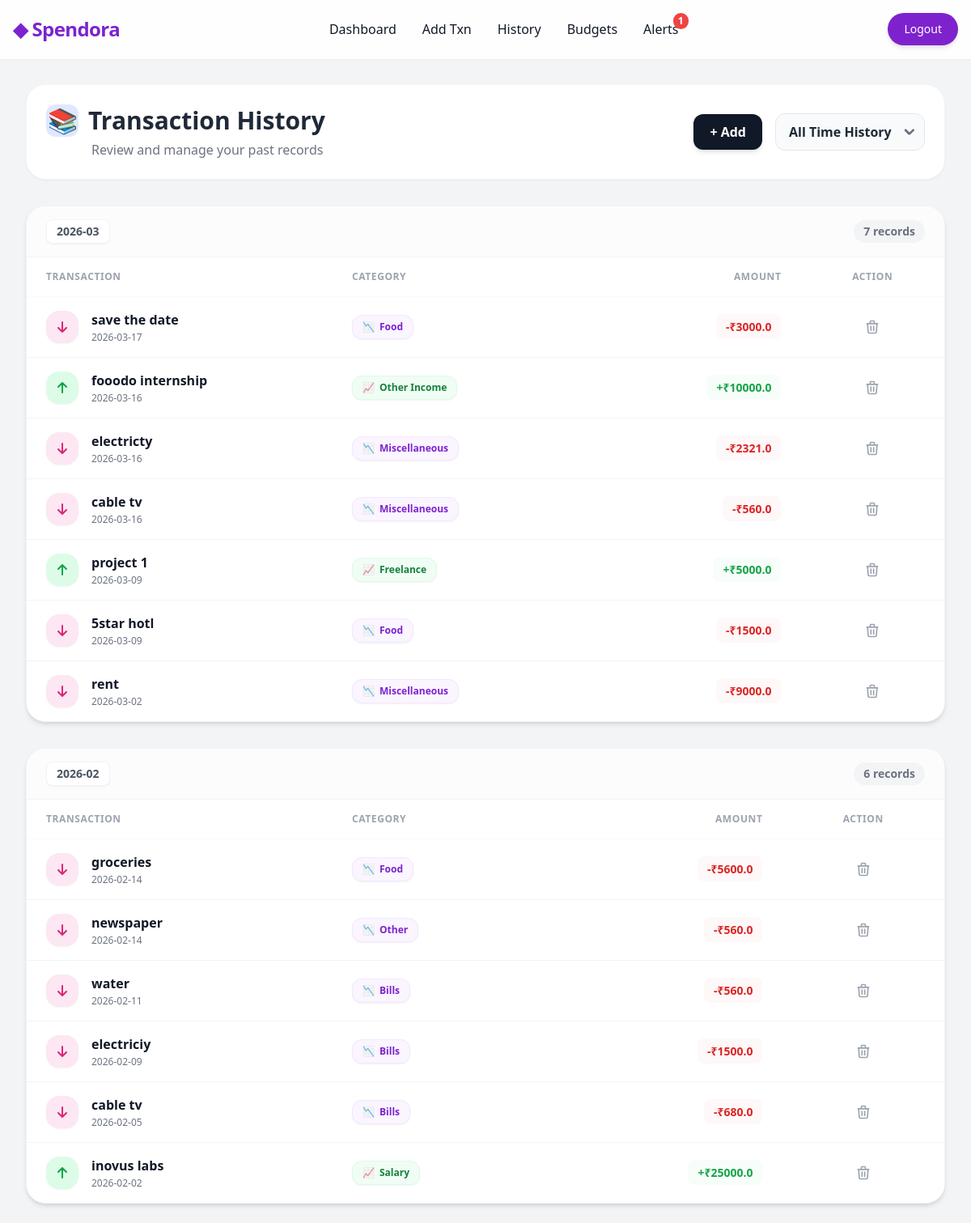
The page /transactions/history (signed in) on the database its author committed.
### tables this page shows
CREATE TABLE transactions (
        id INTEGER PRIMARY KEY AUTOINCREMENT,
        user_id INTEGER NOT NULL,
        amount REAL NOT NULL,
        description TEXT,
        category TEXT,
        date DATE NOT NULL,
        is_auto_tagged INTEGER DEFAULT 0,
        created_at TIMESTAMP DEFAULT CURRENT_TIMESTAMP,
        FOREIGN KEY (user_id) REFERENCES users(id)
    );

### routes/transaction_routes.py (the view)
@transaction_bp.route('/transactions/history')
def history():
    if 'user_id' not in session:
        return redirect(url_for('auth.login'))
    user_id = session['user_id']
    selected_month = request.args.get('month', None)
    transactions_by_month = get_transactions_by_month(user_id, selected_month)
    all_months = get_all_transaction_months(user_id)
    monthly_expenses = get_expense_by_month_and_category(user_id, selected_month)
    monthly_summary = None
    if selected_month:
        monthly_summary = get_monthly_summary(user_id, selected_month)
    return render_template(
        'history.html',
        transactions_by_month=transactions_by_month,
        monthly_expenses=monthly_expenses,
        all_months=all_months,
        selected_month=selected_month,
        monthly_summary=monthly_summary
    )

### models/transaction_model.py (called while the page is built)
def get_db_connection():
    conn = sqlite3.connect(DATABASE_PATH)
    conn.row_factory = sqlite3.Row
    return conn

def get_all_transaction_months(user_id):
    conn = get_db_connection()
    rows = conn.execute("""
        SELECT DISTINCT strftime('%Y-%m', date) as month
        FROM transactions
        WHERE user_id = ?
        ORDER BY month DESC
    """, (user_id,)).fetchall()
    conn.close()
    return [row["month"] for row in rows]

def get_transactions_by_month(user_id, month=None):
    from collections import OrderedDict
    conn = get_db_connection()
    if month:
        rows = conn.execute("""
            SELECT * FROM transactions
            WHERE user_id = ? AND strftime('%Y-%m', date) = ?
            ORDER BY date DESC
        """, (user_id, month)).fetchall()
    else:
        rows = conn.execute("""
            SELECT * FROM transactions
            WHERE user_id = ?
            ORDER BY date DESC
        """, (user_id,)).fetchall()
    conn.close()
    grouped = OrderedDict()
    for row in rows:
        row_month = row['date'][:7]  # Assuming format YYYY-MM-DD
        if row_month not in grouped:
            grouped[row_month] = []
        grouped[row_month].append(dict(row))
    return grouped

### templates/transactions/history.html (shortened to what this page needs)
{% extends "base.html" %}
{% block content %}
<div class="py-6 space-y-8">
    <div class="flex flex-col md:flex-row justify-between items-center bg-white p-6 rounded-3xl shadow-sm border border-gray-100 gap-4">
        <div>
            <h1 class="text-3xl font-black text-gray-800 flex items-center">
                <span class="bg-indigo-100 text-indigo-600 p-2 rounded-xl mr-3 h-10 w-10 flex items-center justify-center">📚</span>
                Transaction History
            </h1>
            <p class="text-gray-500 font-medium mt-1 md:ml-14">Review and manage your past records</p>
        </div>
        <div class="flex items-center gap-4 w-full md:w-auto">
            <a href="{{ url_for('transaction.add_transaction_route') }}" class="hidden md:flex bg-gray-900 text-white font-bold py-2.5 px-5 rounded-xl hover:bg-gray-800 transition-colors shadow-md items-center">
                <span>+ Add</span>
            </a>
            <form method="GET" class="w-full md:w-auto relative">
                <select name="month" class="w-full appearance-none bg-gray-50 border border-gray-200 text-gray-800 font-semibold rounded-xl pl-4 pr-10 py-2.5 focus:ring-2 focus:ring-purple-500 focus:border-purple-500 outline-none cursor-pointer" onchange="this.form.submit();">
                    <option value="">All Time History</option>
                </select>
                <div class="pointer-events-none absolute inset-y-0 right-0 flex items-center px-3 text-gray-500">
                </div>
            </form>
        </div>
    </div>
    <div class="space-y-8">
        {% if transactions_by_month %}
            {% for month, txns in transactions_by_month.items() %}
            <div class="bg-white rounded-3xl shadow-md border border-gray-100 overflow-hidden">
                <div class="px-6 py-4 bg-gray-50/50 border-b border-gray-100 flex items-center justify-between">
                    <h3 class="text-xl font-bold text-gray-800 flex items-center">
                        <span class="bg-white text-gray-600 shadow-sm border border-gray-100 px-3 py-1 rounded-lg mr-3 text-sm">{{ month }}</span>
                    </h3>
                    <span class="text-sm font-semibold text-gray-500 bg-gray-100 px-3 py-1 rounded-full">{{ txns|length }} records</span>
                </div>
                <div class="overflow-x-auto">
                    <table class="w-full text-sm text-left text-gray-600 min-w-[600px]">
                        <thead class="text-xs text-gray-400 uppercase bg-white border-b border-gray-50">
                            <tr>
                                <th scope="col" class="px-6 py-4 font-semibold tracking-wider w-1/3">Transaction</th>
                                <th scope="col" class="px-6 py-4 font-semibold tracking-wider">Category</th>
                                <th scope="col" class="px-6 py-4 font-semibold tracking-wider text-right">Amount</th>
                                <th scope="col" class="px-6 py-4 font-semibold tracking-wider text-center">Action</th>
                            </tr>
                        </thead>
                        <tbody class="divide-y divide-gray-100">
                            {% for txn in txns %}
                            <tr class="hover:bg-purple-50/30 transition-colors duration-200">
                                <td class="px-6 py-4">
                                    <div class="flex items-center">
                                        <div class="w-10 h-10 rounded-2xl flex items-center justify-center mr-4 shadow-sm
                                            {% if txn['amount'] > 0 %}bg-green-100 text-green-600{% else %}bg-pink-100 text-pink-600{% endif %}">
                                            {% if txn['amount'] > 0 %}
                                                <svg class="w-6 h-6" fill="none" stroke="currentColor" viewBox="0 0 24 24" xmlns="http://www.w3.org/2000/svg"><path stroke-linecap="round" stroke-linejoin="round" stroke-width="2" d="M7 11l5-5m0 0l5 5m-5-5v12"></path></svg>
                                            {% else %}
                                                <svg class="w-6 h-6" fill="none" stroke="currentColor" viewBox="0 0 24 24" xmlns="http://www.w3.org/2000/svg"><path stroke-linecap="round" stroke-linejoin="round" stroke-width="2" d="M17 13l-5 5m0 0l-5-5m5 5V6"></path></svg>
                                            {% endif %}
                                        </div>
                                        <div>
                                            <p class="font-bold text-gray-900 text-base">{{ txn['description'] }}</p>
                                            <p class="text-xs text-gray-500 mt-0.5">{{ txn['date'] }}</p>
                                        </div>
                                    </div>
                                </td>
                                <td class="px-6 py-4">
                                    <span class="px-3 py-1.5 rounded-xl text-xs font-bold border {% if txn['amount'] > 0 %}bg-green-50 text-green-700 border-green-100{% else %}bg-purple-50 text-purple-700 border-purple-100{% endif %} whitespace-nowrap shadow-sm inline-flex items-center">
                                        {% if txn['amount'] > 0 %}📈{% else %}📉{% endif %} <span class="ml-1.5">{{ txn['category'] }}</span>
                                    </span>
                                </td>
                                <td class="px-6 py-4 text-right whitespace-nowrap">
                                    {% if txn['amount'] >= 0 %}
                                    <span class="text-green-600 font-bold bg-green-50/50 px-3 py-1.5 rounded-lg">+₹{{ txn['amount'] }}</span>
                                    {% else %}
                                    <span class="text-red-600 font-bold bg-red-50/50 px-3 py-1.5 rounded-lg">-₹{{ txn['amount'] | abs }}</span>
                                    {% endif %}
                                </td>
                                <td class="px-6 py-4 text-center">
                                    <a href="{{ url_for('transaction.delete', txn_id=txn['id']) }}" onclick="return confirm('Are you sure you want to permanently delete this transaction?');" class="text-gray-400 hover:text-red-500 transition-colors bg-white hover:bg-red-50 border border-transparent hover:border-red-100 p-2 rounded-lg inline-flex" title="Delete">
                                        <svg class="w-5 h-5" fill="none" stroke="currentColor" viewBox="0 0 24 24"><path stroke-linecap="round" stroke-linejoin="round" stroke-width="2" d="M19 7l-.867 12.142A2 2 0 0116.138 21H7.862a2 2 0 01-1.995-1.858L5 7m5 4v6m4-6v6m1-10V4a1 1 0 00-1-1h-4a1 1 0 00-1 1v3M4 7h16"></path></svg>
                                    </a>
                                </td>
                            </tr>
                            {% endfor %}
                        </tbody>
                    </table>
                </div>
            </div>
            {% endfor %}
        {% endif %}
    </div>
</div>
{% endblock %}

### templates/base.html (style rules this page uses)
body { background-color: #f3f4f6; }

### rows shown on the page
transactions: description "save the date", date "2026-03-17", category "Food", amount|abs "3000.0"
transactions: description "fooodo internship", date "2026-03-16", category "Other Income", amount "10000.0"
transactions: description "electricty", date "2026-03-16", category "Miscellaneous", amount|abs "2321.0"
transactions: description "cable tv", date "2026-03-16", category "Miscellaneous", amount|abs "560.0"
transactions: description "project 1", date "2026-03-09", category "Freelance", amount "5000.0"
transactions: description "5star hotl", date "2026-03-09", category "Food", amount|abs "1500.0"
transactions: description "rent", date "2026-03-02", category "Miscellaneous", amount|abs "9000.0"
transactions: description "groceries", date "2026-02-14", category "Food", amount|abs "5600.0"
transactions: description "newspaper", date "2026-02-14", category "Other", amount|abs "560.0"
transactions: description "water", date "2026-02-11", category "Bills", amount|abs "560.0"
transactions: description "electriciy", date "2026-02-09", category "Bills", amount|abs "1500.0"
transactions: description "cable tv", date "2026-02-05", category "Bills", amount|abs "680.0"
transactions: description "inovus labs", date "2026-02-02", category "Salary", amount "25000.0"

### other values the page prints
{{ month }} "2026-03" "2026-02"
{{ txns|length }} "7" "6"
